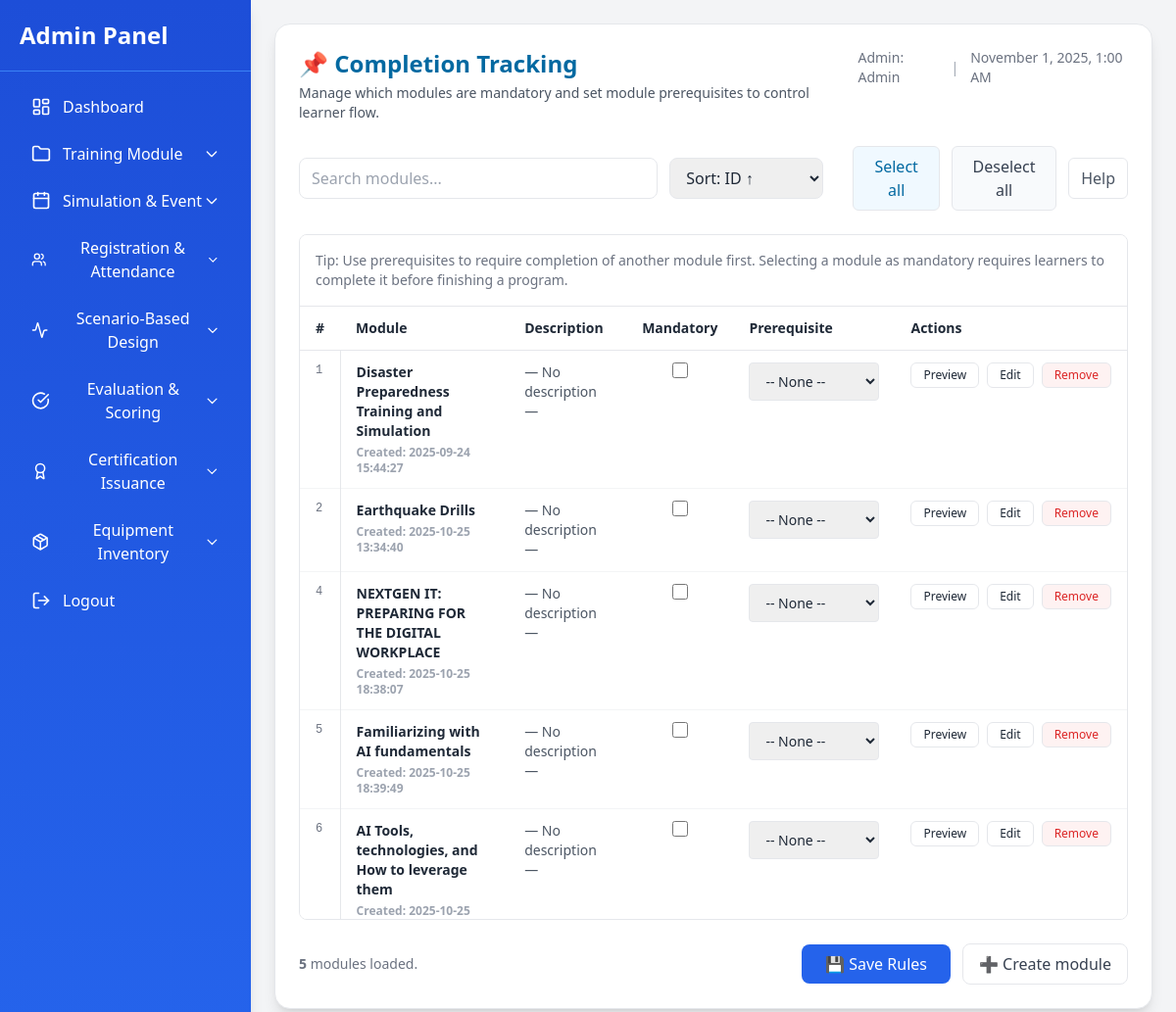
The app's page /admin/module1/module1.6.php (signed in) with its own data.
### tables this page shows
CREATE TABLE `training_modules` (
  `id` int(11) NOT NULL,
  `title` varchar(255) NOT NULL,
  `prerequisite_id` int(11) DEFAULT NULL,
  `objectives` text NOT NULL,
  `disaster_type` varchar(100) NOT NULL,
  `file_name` varchar(255) DEFAULT NULL,
  `status` enum('pending','approved','rejected') DEFAULT 'pending',
  `created_by` varchar(50) DEFAULT 'staff',
  `created_at` timestamp NOT NULL DEFAULT current_timestamp(),
  `description` text DEFAULT NULL,
  `is_mandatory` tinyint(1) NOT NULL DEFAULT 0,
  `updated_at` timestamp NULL DEFAULT current_timestamp() ON UPDATE current_timestamp()
);

### admin/module1/module1.6.php (the view, shortened to what this page needs)
<?php
$host = "localhost";
$user = "root";
$pass = "";
$db   = "training_management";
$conn = new mysqli($host, $user, $pass, $db);
$modules = [];
$res = $conn->query("SELECT id, title, description, is_mandatory, prerequisite_id, created_at FROM training_modules ORDER BY id ASC");
while ($row = $res->fetch_assoc()) {
    $modules[] = $row;
}
?>
<!DOCTYPE html>
<html lang="en">
<head>
  <script src="https://cdn.tailwindcss.com"></script>
</head>
<body class="font-sans text-gray-800">
  <?php include '../sidebar.php'; ?>
  <main class="p-6">
    <div class="max-w-5xl mx-auto bg-white p-6 rounded-2xl shadow-lg border">
      <div class="flex items-start justify-between gap-6">
        <div>
          <h1 class="text-2xl font-bold text-sky-700 mb-1">📌 Completion Tracking</h1>
          <p class="text-sm text-gray-600">Manage which modules are mandatory and set module prerequisites to control learner flow.</p>
        </div>
        <div class="flex items-center gap-3">
          <div class="text-sm text-gray-500">Admin: <span class="font-medium"><?= isset($_SESSION['name']) ? htmlspecialchars($_SESSION['name']) : 'Admin' ?></span></div>
          <div class="text-sm text-gray-400">|</div>
          <div class="text-sm text-gray-500"><?= date('F j, Y, g:i A') ?></div>
        </div>
      </div>
      <div class="mt-6 flex flex-col md:flex-row md:items-center md:justify-between gap-4">
        <div class="flex items-center gap-3 w-full md:w-2/3">
          <input id="search" type="search" placeholder="Search modules..." class="w-full md:w-2/3 border rounded-lg px-3 py-2 focus:outline-none focus:ring-2 focus:ring-sky-200" oninput="filterModules()">
          <select id="sort" class="border rounded-lg px-3 py-2" onchange="sortModules()">
            <option value="id_asc">Sort: ID ↑</option>
          </select>
        </div>
        <div class="flex items-center gap-3">
          <button type="button" onclick="bulkSelect(true)" class="px-3 py-2 rounded-md border bg-sky-50 text-sky-700">Select all</button>
          <button type="button" onclick="bulkSelect(false)" class="px-3 py-2 rounded-md border bg-slate-50 text-gray-700">Deselect all</button>
          <button type="button" onclick="openHelp()" class="px-3 py-2 rounded-md border bg-white text-gray-600">Help</button>
        </div>
      </div>
      <form method="POST" class="space-y-6 mt-6">
        <div class="rounded-lg border overflow-hidden">
          <div class="p-4 bg-white">
            <div class="text-sm text-gray-500">Tip: Use prerequisites to require completion of another module first. Selecting a module as mandatory requires learners to complete it before finishing a program.</div>
          </div>
          <div class="table-scroll border-t">
            <table class="min-w-full divide-y divide-gray-200 text-sm">
              <thead class="sticky-header bg-white">
                <tr class="text-left">
                  <th class="px-4 py-3 border-b">#</th>
                  <th class="px-4 py-3 border-b">Module</th>
                  <th class="px-4 py-3 border-b">Description</th>
                  <th class="px-4 py-3 border-b text-center">Mandatory</th>
                  <th class="px-4 py-3 border-b">Prerequisite</th>
                  <th class="px-4 py-3 border-b">Actions</th>
                </tr>
              </thead>
              <tbody id="modules-table-body" class="bg-white divide-y divide-gray-100">
                <?php foreach ($modules as $m): ?>
                  <tr data-title="<?= strtolower(htmlspecialchars($m['title'])) ?>" data-id="<?= intval($m['id']) ?>">
                    <td class="px-4 py-3 align-top border-r font-mono text-xs text-gray-500"><?= intval($m['id']) ?></td>
                    <td class="px-4 py-3 align-top font-semibold"><?= htmlspecialchars($m['title']) ?>
                      <div class="text-xs text-gray-400 mt-1">Created: <?= htmlspecialchars($m['created_at']) ?></div>
                    </td>
                    <td class="px-4 py-3 align-top text-sm text-gray-600">
                      <?php
                        $desc = strip_tags($m['description'] ?? '');
                        if (strlen($desc) > 180) echo htmlspecialchars(substr($desc,0,180)) . '...';
                        else echo htmlspecialchars($desc ?: '— No description —');
                      ?>
                    </td>
                    <td class="px-4 py-3 align-top text-center">
                      <input class="h-4 w-4" type="checkbox" name="mandatory[]" value="<?= intval($m['id']) ?>" <?= $m['is_mandatory'] ? 'checked' : '' ?>>
                    </td>
                    <td class="px-4 py-3 align-top">
                      <select name="prerequisite[<?= intval($m['id']) ?>]" class="w-full border rounded px-3 py-2">
                        <option value="">-- None --</option>
                      </select>
                    </td>
                    <td class="px-4 py-3 align-top">
                      <div class="flex items-center gap-2">
                        <button type="button" onclick="previewModule(<?= intval($m['id']) ?>)" class="text-xs px-3 py-1 rounded-md border bg-white">Preview</button>
                        <a href="edit_module.php?id=<?= intval($m['id']) ?>" class="text-xs px-3 py-1 rounded-md border bg-white">Edit</a>
                        <button type="button" onclick="confirmRemove(<?= intval($m['id']) ?>, '<?= htmlspecialchars(addslashes($m['title'])) ?>')" class="text-xs px-3 py-1 rounded-md border bg-red-50 text-red-600">Remove</button>
                      </div>
                    </td>
                  </tr>
                <?php endforeach; ?>
              </tbody>
            </table>
          </div>
        </div>
        <div class="flex items-center justify-between gap-4">
          <div class="text-sm text-gray-500">
            <strong><?= count($modules) ?></strong> modules loaded.
          </div>
          <div class="flex items-center gap-3">
            <button type="submit" class="bg-blue-600 text-white px-6 py-2 rounded-lg hover:bg-blue-700">💾 Save Rules</button>
            <a href="create_module.php" class="px-4 py-2 rounded-lg border bg-white text-gray-700">➕ Create module</a>
          </div>
        </div>
      </form>
    </div>
  </main>
</body>
</html>

### admin/module1/module1.6.php (style rules this page uses)
html, body { height: 100%; }
body { display: flex; overflow: hidden; background-color: #f3f4f6; }
main { flex: 1; height: 100vh; overflow: hidden; }
.table-scroll { max-height: 60vh; overflow-y: auto; }
.sticky-header th { position: sticky; top: 0; background: white; z-index: 10; }

### records on screen
training_modules: id "1", title "Disaster Preparedness Training and Simulation", created_at "2025-09-24 15:44:27", description "— No description —"
training_modules: id "2", title "Earthquake Drills", created_at "2025-10-25 13:34:40", description "— No description —"
training_modules: id "4", title "NEXTGEN IT: PREPARING FOR THE DIGITAL WORKPLACE", created_at "2025-10-25 18:38:07", description "— No description —"
training_modules: id "5", title "Familiarizing with AI fundamentals", created_at "2025-10-25 18:39:49", description "— No description —"
training_modules: id "6", title "AI Tools, technologies, and How to leverage them", created_at "2025-10-25…", description "— No description —"

### other values on screen
count($modules) "5"
